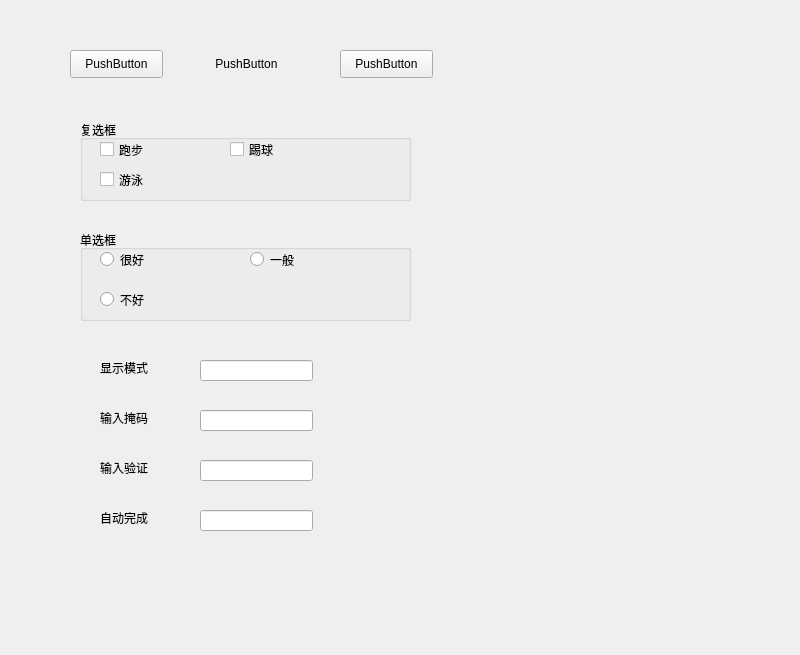
<?xml version="1.0" encoding="UTF-8"?>
<ui version="4.0">
 <class>myWidget</class>
 <widget class="QWidget" name="myWidget">
  <property name="geometry">
   <rect>
    <x>0</x>
    <y>0</y>
    <width>800</width>
    <height>655</height>
   </rect>
  </property>
  <property name="windowTitle">
   <string>myWidget</string>
  </property>
  <widget class="QPushButton" name="pushBtn1">
   <property name="geometry">
    <rect>
     <x>70</x>
     <y>50</y>
     <width>93</width>
     <height>28</height>
    </rect>
   </property>
   <property name="text">
    <string>PushButton</string>
   </property>
   <property name="checkable">
    <bool>true</bool>
   </property>
  </widget>
  <widget class="QPushButton" name="pushBtn2">
   <property name="geometry">
    <rect>
     <x>200</x>
     <y>50</y>
     <width>93</width>
     <height>28</height>
    </rect>
   </property>
   <property name="text">
    <string>PushButton</string>
   </property>
   <property name="checkable">
    <bool>true</bool>
   </property>
   <property name="flat">
    <bool>true</bool>
   </property>
  </widget>
  <widget class="QPushButton" name="pushBtn3">
   <property name="geometry">
    <rect>
     <x>340</x>
     <y>50</y>
     <width>93</width>
     <height>28</height>
    </rect>
   </property>
   <property name="text">
    <string>PushButton</string>
   </property>
   <property name="checkable">
    <bool>true</bool>
   </property>
  </widget>
  <widget class="QGroupBox" name="groupBox">
   <property name="geometry">
    <rect>
     <x>80</x>
     <y>120</y>
     <width>331</width>
     <height>81</height>
    </rect>
   </property>
   <property name="title">
    <string>复选框</string>
   </property>
   <widget class="QCheckBox" name="checkBox">
    <property name="geometry">
     <rect>
      <x>20</x>
      <y>20</y>
      <width>91</width>
      <height>19</height>
     </rect>
    </property>
    <property name="text">
     <string>跑步</string>
    </property>
    <property name="checked">
     <bool>false</bool>
    </property>
    <property name="tristate">
     <bool>true</bool>
    </property>
   </widget>
   <widget class="QCheckBox" name="checkBox_2">
    <property name="geometry">
     <rect>
      <x>150</x>
      <y>20</y>
      <width>91</width>
      <height>19</height>
     </rect>
    </property>
    <property name="text">
     <string>踢球</string>
    </property>
    <property name="tristate">
     <bool>true</bool>
    </property>
   </widget>
   <widget class="QCheckBox" name="checkBox_3">
    <property name="geometry">
     <rect>
      <x>20</x>
      <y>50</y>
      <width>91</width>
      <height>19</height>
     </rect>
    </property>
    <property name="text">
     <string>游泳</string>
    </property>
    <property name="tristate">
     <bool>true</bool>
    </property>
   </widget>
  </widget>
  <widget class="QGroupBox" name="groupBox_2">
   <property name="geometry">
    <rect>
     <x>80</x>
     <y>230</y>
     <width>331</width>
     <height>91</height>
    </rect>
   </property>
   <property name="title">
    <string>单选框</string>
   </property>
   <widget class="QRadioButton" name="radioButton">
    <property name="geometry">
     <rect>
      <x>20</x>
      <y>20</y>
      <width>115</width>
      <height>19</height>
     </rect>
    </property>
    <property name="text">
     <string>很好</string>
    </property>
   </widget>
   <widget class="QRadioButton" name="radioButton_2">
    <property name="geometry">
     <rect>
      <x>170</x>
      <y>20</y>
      <width>115</width>
      <height>19</height>
     </rect>
    </property>
    <property name="text">
     <string>一般</string>
    </property>
   </widget>
   <widget class="QRadioButton" name="radioButton_3">
    <property name="geometry">
     <rect>
      <x>20</x>
      <y>60</y>
      <width>115</width>
      <height>19</height>
     </rect>
    </property>
    <property name="text">
     <string>不好</string>
    </property>
   </widget>
  </widget>
  <widget class="QLineEdit" name="lineEdit1">
   <property name="geometry">
    <rect>
     <x>200</x>
     <y>360</y>
     <width>113</width>
     <height>21</height>
    </rect>
   </property>
   <property name="echoMode">
    <enum>QLineEdit::Password</enum>
   </property>
  </widget>
  <widget class="QLineEdit" name="lineEdit_2">
   <property name="geometry">
    <rect>
     <x>200</x>
     <y>410</y>
     <width>113</width>
     <height>21</height>
    </rect>
   </property>
  </widget>
  <widget class="QLineEdit" name="lineEdit_3">
   <property name="geometry">
    <rect>
     <x>200</x>
     <y>460</y>
     <width>113</width>
     <height>21</height>
    </rect>
   </property>
  </widget>
  <widget class="QLineEdit" name="lineEdit_4">
   <property name="geometry">
    <rect>
     <x>200</x>
     <y>510</y>
     <width>113</width>
     <height>21</height>
    </rect>
   </property>
  </widget>
  <widget class="QLabel" name="label">
   <property name="geometry">
    <rect>
     <x>100</x>
     <y>360</y>
     <width>72</width>
     <height>15</height>
    </rect>
   </property>
   <property name="text">
    <string>显示模式</string>
   </property>
  </widget>
  <widget class="QLabel" name="label_2">
   <property name="geometry">
    <rect>
     <x>100</x>
     <y>410</y>
     <width>72</width>
     <height>15</height>
    </rect>
   </property>
   <property name="text">
    <string>输入掩码</string>
   </property>
  </widget>
  <widget class="QLabel" name="label_3">
   <property name="geometry">
    <rect>
     <x>100</x>
     <y>460</y>
     <width>72</width>
     <height>15</height>
    </rect>
   </property>
   <property name="text">
    <string>输入验证</string>
   </property>
  </widget>
  <widget class="QLabel" name="label_4">
   <property name="geometry">
    <rect>
     <x>100</x>
     <y>510</y>
     <width>72</width>
     <height>15</height>
    </rect>
   </property>
   <property name="text">
    <string>自动完成</string>
   </property>
  </widget>
 </widget>
 <resources/>
 <connections/>
</ui>
